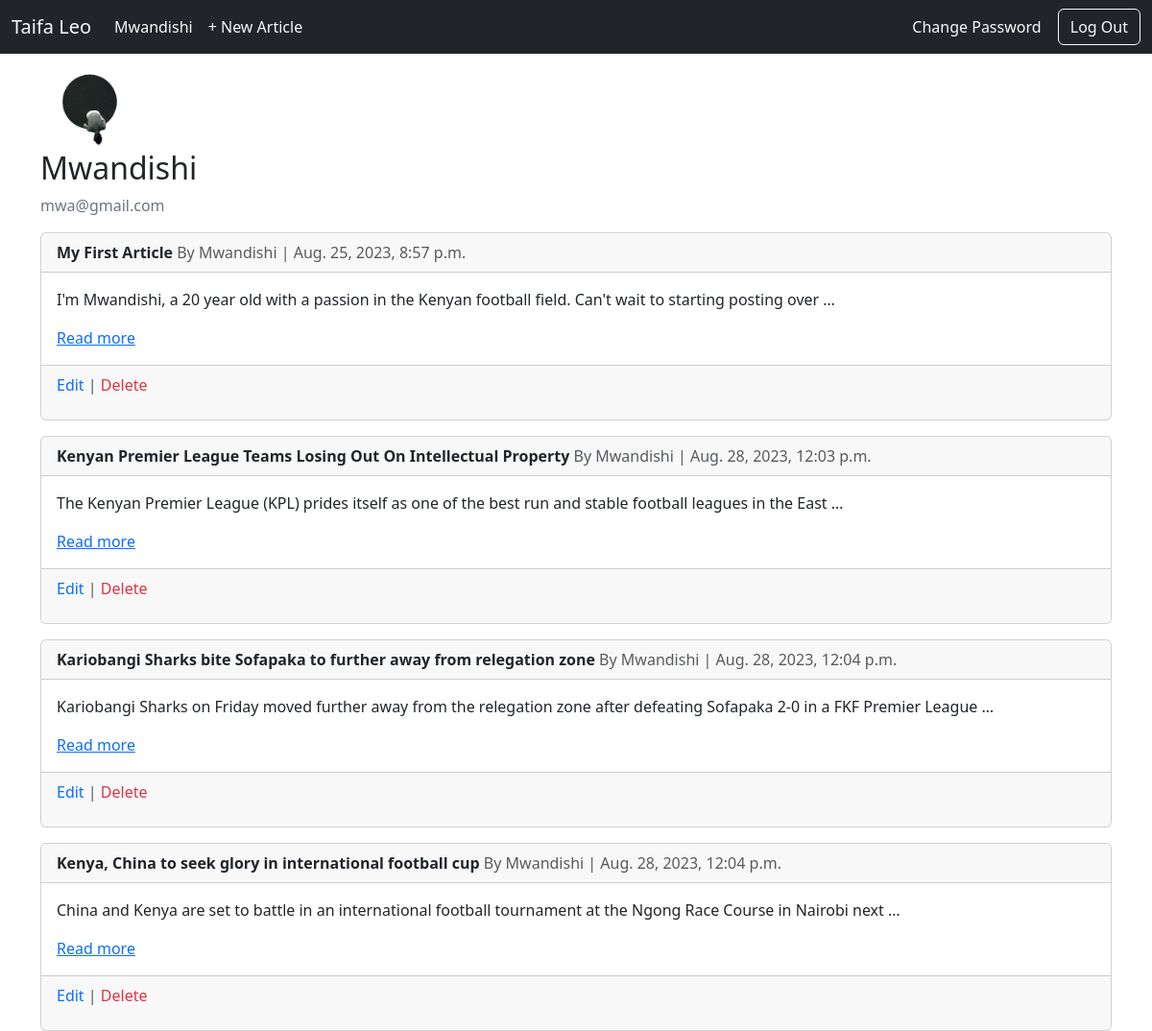
/users/profile/ (signed in), run on the app's committed database.
### users/models.py (models this page shows, shortened)
class CustomUser(AbstractUser):
    age = models.PositiveIntegerField(null=True, blank=True)

class Profile(models.Model):
    user = models.OneToOneField(CustomUser, on_delete=models.CASCADE)
    image = models.ImageField(upload_to="profile_pics", default="default.jpg")

### pages/models.py (models this page shows, shortened)
class Article(models.Model):
    title = models.CharField(max_length=255)
    author = models.ForeignKey(
        get_user_model(),
        on_delete=models.CASCADE
    )
    date = models.DateTimeField(auto_now_add=True)
    content = models.TextField()

### users/views.py (the view, shortened to what this page needs)
# urls.py: path("profile/", ProfileView.as_view(), name="profile")
class ProfileView(LoginRequiredMixin, TemplateView):
    model = Profile
    template_name = "profile.html"
    def get_context_data(self, **kwargs):
        context = super().get_context_data(**kwargs)
        context["article_list"] = Article.objects.filter(author = self.request.user)
        return context

### templates/profile.html
{% extends 'base.html' %}
{% load crispy_forms_tags %}
{% block content %}
<div class="content-section">
    <div class="media">
      <img
        class="rounded-circle account-img"
        src="{{ user.profile.image.url }}"
        style="width: 100px; height: 100px; object-fit: cover;"
        />
      <div class="media-body">
        <h2 class="account-heading">{{ user.username }}</h2>
        <p class="text-secondary">{{ user.email }}</p>
      </div>
    </div>
</div>
{% for article in article_list %}
<div class="card mt-3">
    <div class="card-header">
       <a href="{% url 'article_detail' article.pk %}" class="text-decoration-none text-dark">
            <strong >{{ article.title }}</strong>
        </a>
      <span class="text-muted">By {{ article.author }} | {{ article.date }}</span>
    </div>
    <div class="card-body">
      <p class="card-text">{{ article.content|truncatewords:20 }}</p>
      <a href="{% url 'article_detail' article.pk %}">Read more</a>
    </div>
    <div class="card-footer text-body-secondary">
      {% if user.is_authenticated and user == article.author %}
        <p>
            <a href="{% url 'article_edit' article.pk %}" class="text-primary text-decoration-none">Edit</a> |
            <a href="{% url 'article_delete' article.pk %}" class="text-danger text-decoration-none">Delete</a>
        </p>
      {% else %}
        <p>
        </p>
      {% endif %}
    </div>
</div>
{% endfor %}
{% endblock %}

### templates/base.html (shortened to what this page needs)
{% load static %}
<!DOCTYPE html>
<html lang="en">
<head>
    <link href="https://cdn.jsdelivr.net/npm/bootstrap@5.3.1/dist/css/bootstrap.min.css" rel="stylesheet">
    <link rel="stylesheet" href="{% static 'styles.css' %}">
</head>
<body>
    <nav class=" navbar navbar-expand-lg bg-dark text-light text-light">
        <div class="container-fluid text-light">
          <a class="navbar-brand text-light" href="{% url 'article_list' %}">Taifa Leo</a>
          <div class="collapse navbar-collapse" id="navbarSupportedContent">
            {% if user.is_authenticated %}
            <ul class="navbar-nav me-auto mb-2 mb-lg-0">
              <li class="nav-item">
                <a class="nav-link active text-light" aria-current="page" href="{% url 'profile' %}">{{ user.username }}</a>
              </li>
              <li class="nav-item">
                <a class="nav-link  text-light" aria-current="page" href="{% url 'article_new' %}">+ New Article</a>
              </li>
            </ul>
            <form>
              <button class="btn btn-white">
                <a href="" class="text-decoration-none text-light">Change Password</a>
              </button>
              <button class="btn btn-outline-light" type="submit">
                    <a href="{% url 'logout' %}" class="text-decoration-none text-light">Log Out</a>
               </button>
            </form>
            {% endif %}
          </div>
        </div>
      </nav>
    <div class="container">
        {% block content %}
        {% endblock %}
    </div>
</body>
</html>

### static/styles.css (style rules this page uses)
body { background-image: url("../static/imgs/brennan-burling-ay53qag90W8-unsplash.jpg"); background-size: cover; background-repeat: no-repeat; }

### data on the page
CustomUser: username "Mwandishi", profile.image (placeholder picture), email "mwa@gmail.com"
Article: title "My First Article", author "Mwandishi", date "Aug. 25, 2023, 8:57 p.m.", content "I'm Mwandishi, a 20 year old with a passion in the Kenyan football field. Can't wait to starting posting over …", shows "Edit"
Article: title "Kenyan Premier League Teams Losing Out On Intellectual Property", author "Mwandishi", date "Aug. 28, 2023, 12:03 p.m.", content "The Kenyan Premier League (KPL) prides itself as one of the best run and stable football leagues in the East …", shows "Edit"
Article: title "Kariobangi Sharks bite Sofapaka to further away from relegation zone", author "Mwandishi", date "Aug. 28, 2023, 12:04 p.m.", content "Kariobangi Sharks on Friday moved further away from the relegation zone after defeating Sofapaka 2-0 in a FKF Premier League …", shows "Edit"
Article: title "Kenya, China to seek glory in international football cup", author "Mwandishi", date "Aug. 28, 2023, 12:04 p.m.", content "China and Kenya are set to battle in an international football tournament at the Ngong Race Course in Nairobi next …", shows "Edit"
